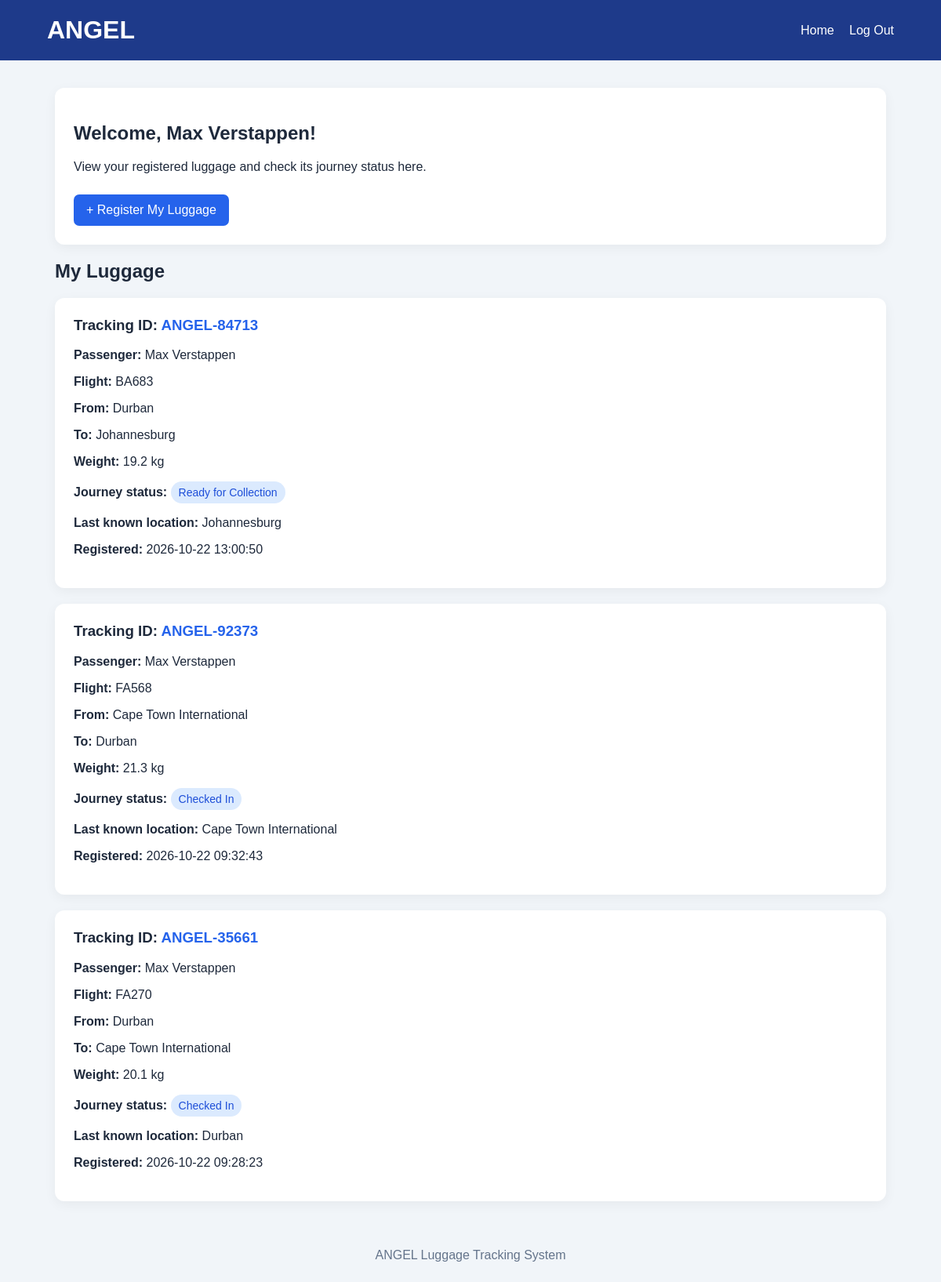
Screenshot of /user-dashboard (signed in) with the database file from the repository.
### tables this page shows
CREATE TABLE users (
            id INTEGER PRIMARY KEY AUTOINCREMENT,
            full_name TEXT NOT NULL,
            username TEXT UNIQUE NOT NULL,
            password_hash TEXT NOT NULL,
            status TEXT NOT NULL DEFAULT 'Active'
        );

CREATE TABLE luggage (
            id INTEGER PRIMARY KEY AUTOINCREMENT,
            tracking_id TEXT UNIQUE NOT NULL,
            passenger TEXT NOT NULL,
            flight TEXT NOT NULL,
            origin TEXT NOT NULL,
            destination TEXT NOT NULL,
            weight TEXT NOT NULL,
            status TEXT NOT NULL,
            location TEXT NOT NULL
        , journey_status TEXT, alert_status TEXT, registered_at TEXT, user_id INTEGER);

### app.py (the view)
@app.route("/user-dashboard")
def user_dashboard():
    if "user_id" not in session:
        return redirect(url_for("user_login"))
    connection = get_db()
    user = connection.execute("""
        SELECT id, full_name, status
        FROM users
        WHERE id = ?
    """, (session["user_id"],)).fetchone()
    if user is None or user["status"] != "Active":
        connection.close()
        session.pop("user_id", None)
        session.pop("user_name", None)
        flash("Your account is unavailable. Please contact support.")
        return redirect(url_for("user_login"))
    luggage = connection.execute("""
        SELECT tracking_id, passenger, flight, origin, destination,
               weight, status, location, journey_status, alert_status,
               registered_at
        FROM luggage
        WHERE user_id = ?
        ORDER BY id DESC
    """, (user["id"],)).fetchall()
    connection.close()
    return render_template(
        "user_dashboard.html",
        customer_name=user["full_name"],
        luggage=luggage
    )

### app.py (called while the page is built)
def get_db():
    connection = sqlite3.connect(DATABASE)
    connection.row_factory = sqlite3.Row
    return connection

### templates/user_dashboard.html (shortened to what this page needs)
<!DOCTYPE html>
<html lang="en">
<head>
</head>
<body>
    <header>
        <h1>ANGEL</h1>
        <nav>
            <a href="{{ url_for('home') }}">Home</a>
            <a href="{{ url_for('user_logout') }}">Log Out</a>
        </nav>
    </header>
    <main>
        <section class="welcome">
            <h2>Welcome, {{ customer_name }}!</h2>
            <p>View your registered luggage and check its journey status here.</p>
            <a href="{{ url_for('register_customer_luggage') }}" class="button">
    + Register My Luggage
</a>
        </section>
        <h2>My Luggage</h2>
        {% if luggage %}
            {% for bag in luggage %}
                <section class="luggage-card">
                    <h3>
                        Tracking ID:
                        <span class="tracking-id">{{ bag["tracking_id"] }}</span>
                    </h3>
                    <p><strong>Passenger:</strong> {{ bag["passenger"] }}</p>
                    <p><strong>Flight:</strong> {{ bag["flight"] }}</p>
                    <p><strong>From:</strong> {{ bag["origin"] }}</p>
                    <p><strong>To:</strong> {{ bag["destination"] }}</p>
                    <p><strong>Weight:</strong> {{ bag["weight"] }}</p>
                    <p>
                        <strong>Journey status:</strong>
                        <span class="status">
                            {{ bag["journey_status"] or bag["status"] }}
                        </span>
                    </p>
                    <p><strong>Last known location:</strong> {{ bag["location"] }}</p>
                    <p><strong>Registered:</strong> {{ bag["registered_at"] }}</p>
                </section>
            {% endfor %}
        {% else %}
            <section class="luggage-card empty">
                <h3>No luggage linked to your account yet</h3>
                <p>Once your luggage is registered to your account, it will appear here.</p>
            </section>
        {% endif %}
    </main>
    <footer>
        ANGEL Luggage Tracking System
    </footer>
</body>
</html>

### templates/user_dashboard.html (style rules this page uses)
* { box-sizing: border-box; }
body { margin: 0; font-family: Arial, sans-serif; background: #f1f5f9; color: #1e293b; }
header { background: #1e3a8a; color: white; padding: 20px 5%; display: flex; justify-content: space-between; align-items: center; gap: 15px; flex-wrap: wrap; }
header h1 { margin: 0; }
header a { color: white; text-decoration: none; margin-left: 15px; }
main { max-width: 1100px; margin: 35px auto; padding: 0 20px; }
.welcome, .luggage-card { background: white; border-radius: 12px; padding: 24px; margin-bottom: 20px; box-shadow: 0 4px 15px rgba(0,0,0,0.05); }
.luggage-card h3 { margin-top: 0; }
.tracking-id { color: #2563eb; font-weight: bold; }
.status { display: inline-block; padding: 6px 10px; background: #dbeafe; color: #1d4ed8; border-radius: 20px; font-size: 14px; }
.button { display: inline-block; background: #2563eb; color: white; padding: 11px 16px; border-radius: 7px; text-decoration: none; margin-top: 10px; }
footer { text-align: center; padding: 25px; color: #64748b; }

### rows the page displays
users: full_name "Max Verstappen"
luggage: tracking_id "ANGEL-84713", passenger "Max Verstappen", flight "BA683", origin "Durban", destination "Johannesburg", weight "19.2 kg", journey_status "Ready for Collection", location "Johannesburg", registered_at "2026-10-22 13:00:50"
luggage: tracking_id "ANGEL-92373", passenger "Max Verstappen", flight "FA568", origin "Cape Town International", destination "Durban", weight "21.3 kg", journey_status "Checked In", location "Cape Town International", registered_at "2026-10-22 09:32:43"
luggage: tracking_id "ANGEL-35661", passenger "Max Verstappen", flight "FA270", origin "Durban", destination "Cape Town International", weight "20.1 kg", journey_status "Checked In", location "Durban", registered_at "2026-10-22 09:28:23"
